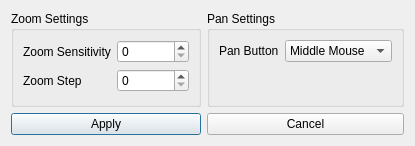
<?xml version="1.0" encoding="UTF-8"?>
<ui version="4.0">
 <class>generalSettings</class>
 <widget class="QDialog" name="generalSettings">
  <property name="geometry">
   <rect>
    <x>0</x>
    <y>0</y>
    <width>415</width>
    <height>146</height>
   </rect>
  </property>
  <property name="windowTitle">
   <string>General Settings</string>
  </property>
  <layout class="QGridLayout" name="gridLayout">
   <item row="0" column="0">
    <widget class="QGroupBox" name="groupBox">
     <property name="title">
      <string>Zoom Settings</string>
     </property>
     <layout class="QFormLayout" name="formLayout">
      <item row="0" column="0">
       <widget class="QLabel" name="zoomSensitivityLabel">
        <property name="text">
         <string>Zoom Sensitivity</string>
        </property>
       </widget>
      </item>
      <item row="0" column="1">
       <widget class="QSpinBox" name="zoomSensitiviySpinBox"/>
      </item>
      <item row="1" column="0">
       <widget class="QLabel" name="label">
        <property name="text">
         <string>Zoom Step</string>
        </property>
       </widget>
      </item>
      <item row="1" column="1">
       <widget class="QSpinBox" name="zoomStepSpinBox"/>
      </item>
     </layout>
    </widget>
   </item>
   <item row="1" column="0">
    <widget class="QPushButton" name="applyButton">
     <property name="text">
      <string>Apply</string>
     </property>
    </widget>
   </item>
   <item row="1" column="1">
    <widget class="QPushButton" name="cancelButton">
     <property name="text">
      <string>Cancel</string>
     </property>
    </widget>
   </item>
   <item row="0" column="1">
    <widget class="QGroupBox" name="groupBox_2">
     <property name="title">
      <string>Pan Settings</string>
     </property>
     <layout class="QFormLayout" name="formLayout_2">
      <item row="0" column="0">
       <widget class="QLabel" name="label_2">
        <property name="text">
         <string>Pan Button</string>
        </property>
       </widget>
      </item>
      <item row="0" column="1">
       <widget class="QComboBox" name="panButtonSelection">
        <item>
         <property name="text">
          <string>Middle Mouse</string>
         </property>
        </item>
        <item>
         <property name="text">
          <string>Right Mouse</string>
         </property>
        </item>
       </widget>
      </item>
     </layout>
    </widget>
   </item>
  </layout>
 </widget>
 <resources/>
 <connections/>
</ui>
